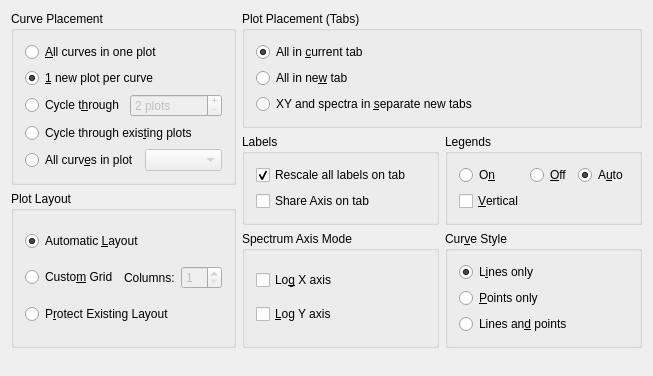
<?xml version="1.0" encoding="UTF-8"?>
<ui version="4.0">
 <class>DataWizardPagePlot</class>
 <widget class="QWizardPage" name="DataWizardPagePlot">
  <property name="geometry">
   <rect>
    <x>0</x>
    <y>0</y>
    <width>653</width>
    <height>376</height>
   </rect>
  </property>
  <layout class="QGridLayout" name="gridLayout_4">
   <item row="0" column="0" rowspan="2">
    <widget class="QGroupBox" name="_plotGroup">
     <property name="title">
      <string>Curve Placement</string>
     </property>
     <layout class="QGridLayout" name="gridLayout">
      <item row="0" column="0">
       <widget class="QRadioButton" name="_onePlot">
        <property name="text">
         <string>&amp;All curves in one plot</string>
        </property>
        <property name="checked">
         <bool>false</bool>
        </property>
       </widget>
      </item>
      <item row="1" column="0">
       <widget class="QRadioButton" name="_multiplePlots">
        <property name="text">
         <string>&amp;1 new plot per curve</string>
        </property>
        <property name="shortcut">
         <string>Alt+1</string>
        </property>
        <property name="checked">
         <bool>true</bool>
        </property>
       </widget>
      </item>
      <item row="2" column="0">
       <layout class="QHBoxLayout">
        <property name="margin">
         <number>0</number>
        </property>
        <item>
         <widget class="QRadioButton" name="_cycleThrough">
          <property name="text">
           <string>Cycle t&amp;hrough</string>
          </property>
         </widget>
        </item>
        <item>
         <widget class="QSpinBox" name="_plotNumber">
          <property name="enabled">
           <bool>false</bool>
          </property>
          <property name="buttonSymbols">
           <enum>QAbstractSpinBox::PlusMinus</enum>
          </property>
          <property name="suffix">
           <string> plots</string>
          </property>
          <property name="minimum">
           <number>2</number>
          </property>
          <property name="maximum">
           <number>64</number>
          </property>
         </widget>
        </item>
       </layout>
      </item>
      <item row="3" column="0">
       <widget class="QRadioButton" name="_cycleExisting">
        <property name="text">
         <string>Cycle through exis&amp;ting plots</string>
        </property>
        <property name="checked">
         <bool>false</bool>
        </property>
       </widget>
      </item>
      <item row="4" column="0">
       <layout class="QHBoxLayout">
        <property name="margin">
         <number>0</number>
        </property>
        <item>
         <widget class="QRadioButton" name="_existingPlot">
          <property name="text">
           <string>All curv&amp;es in plot</string>
          </property>
         </widget>
        </item>
        <item>
         <widget class="Kst::ComboBox" name="_existingPlotName">
          <property name="enabled">
           <bool>false</bool>
          </property>
         </widget>
        </item>
       </layout>
      </item>
     </layout>
    </widget>
   </item>
   <item row="0" column="1" colspan="2">
    <widget class="QGroupBox" name="groupBox">
     <property name="title">
      <string>Plot Placement (Tabs)</string>
     </property>
     <layout class="QVBoxLayout" name="verticalLayout_3">
      <item>
       <widget class="QRadioButton" name="_currentTab">
        <property name="text">
         <string>All in &amp;current tab</string>
        </property>
        <property name="checked">
         <bool>true</bool>
        </property>
       </widget>
      </item>
      <item>
       <widget class="QRadioButton" name="_newTab">
        <property name="text">
         <string>All in ne&amp;w tab</string>
        </property>
       </widget>
      </item>
      <item>
       <widget class="QRadioButton" name="_separateTabs">
        <property name="text">
         <string>XY and spectra in &amp;separate new tabs</string>
        </property>
       </widget>
      </item>
     </layout>
    </widget>
   </item>
   <item row="2" column="0" rowspan="2">
    <widget class="QGroupBox" name="groupBox_2">
     <property name="title">
      <string>Plot Layout</string>
     </property>
     <layout class="QGridLayout">
      <item row="0" column="0" colspan="2">
       <widget class="QRadioButton" name="_autoLayout">
        <property name="text">
         <string>Automatic &amp;Layout</string>
        </property>
        <property name="checked">
         <bool>true</bool>
        </property>
       </widget>
      </item>
      <item row="1" column="0">
       <widget class="QRadioButton" name="_customGrid">
        <property name="text">
         <string>Custo&amp;m Grid</string>
        </property>
       </widget>
      </item>
      <item row="1" column="1">
       <layout class="QHBoxLayout">
        <item>
         <widget class="QLabel" name="label_3">
          <property name="text">
           <string>Columns:</string>
          </property>
         </widget>
        </item>
        <item>
         <widget class="QSpinBox" name="_gridColumns">
          <property name="enabled">
           <bool>false</bool>
          </property>
          <property name="minimum">
           <number>1</number>
          </property>
          <property name="maximum">
           <number>10</number>
          </property>
         </widget>
        </item>
       </layout>
      </item>
      <item row="2" column="0" colspan="2">
       <widget class="QRadioButton" name="_protectLayout">
        <property name="text">
         <string>P&amp;rotect Existing Layout</string>
        </property>
       </widget>
      </item>
     </layout>
    </widget>
   </item>
   <item row="1" column="1" rowspan="2">
    <widget class="QGroupBox" name="groupBox_3">
     <property name="title">
      <string>Labels</string>
     </property>
     <layout class="QGridLayout" name="gridLayout_2">
      <item row="0" column="0">
       <widget class="QCheckBox" name="_rescaleFonts">
        <property name="text">
         <string>Rescale all labels on tab</string>
        </property>
        <property name="checked">
         <bool>true</bool>
        </property>
       </widget>
      </item>
      <item row="1" column="0">
       <widget class="QCheckBox" name="_shareAxis">
        <property name="text">
         <string>Share Axis on tab</string>
        </property>
       </widget>
      </item>
     </layout>
    </widget>
   </item>
   <item row="3" column="2">
    <widget class="QGroupBox" name="buttonGroup1">
     <property name="title">
      <string>Cur&amp;ve Style</string>
     </property>
     <layout class="QVBoxLayout">
      <item>
       <widget class="QRadioButton" name="_drawLines">
        <property name="text">
         <string>L&amp;ines only</string>
        </property>
        <property name="checked">
         <bool>true</bool>
        </property>
       </widget>
      </item>
      <item>
       <widget class="QRadioButton" name="_drawPoints">
        <property name="text">
         <string>&amp;Points only</string>
        </property>
       </widget>
      </item>
      <item>
       <widget class="QRadioButton" name="_drawBoth">
        <property name="text">
         <string>Lines an&amp;d points</string>
        </property>
       </widget>
      </item>
     </layout>
    </widget>
   </item>
   <item row="3" column="1">
    <widget class="QGroupBox" name="_psdAxisGroup">
     <property name="title">
      <string>Spectrum Axis Mode</string>
     </property>
     <layout class="QVBoxLayout">
      <item>
       <widget class="QCheckBox" name="_psdLogX">
        <property name="text">
         <string>Lo&amp;g X axis</string>
        </property>
       </widget>
      </item>
      <item>
       <widget class="QCheckBox" name="_psdLogY">
        <property name="text">
         <string>&amp;Log Y axis</string>
        </property>
       </widget>
      </item>
     </layout>
    </widget>
   </item>
   <item row="4" column="1">
    <spacer name="verticalSpacer">
     <property name="orientation">
      <enum>Qt::Vertical</enum>
     </property>
     <property name="sizeHint" stdset="0">
      <size>
       <width>20</width>
       <height>40</height>
      </size>
     </property>
    </spacer>
   </item>
   <item row="1" column="2" rowspan="2">
    <widget class="QGroupBox" name="buttonGroup7">
     <property name="title">
      <string>Legends</string>
     </property>
     <layout class="QGridLayout" name="gridLayout_3">
      <item row="0" column="0">
       <widget class="QRadioButton" name="_legendsOn">
        <property name="text">
         <string>O&amp;n</string>
        </property>
       </widget>
      </item>
      <item row="0" column="1">
       <widget class="QRadioButton" name="_legendsOff">
        <property name="text">
         <string>&amp;Off</string>
        </property>
       </widget>
      </item>
      <item row="0" column="2">
       <widget class="QRadioButton" name="_legendsAuto">
        <property name="text">
         <string>A&amp;uto</string>
        </property>
        <property name="checked">
         <bool>true</bool>
        </property>
       </widget>
      </item>
      <item row="1" column="0">
       <widget class="QCheckBox" name="_legendsVertical">
        <property name="text">
         <string>&amp;Vertical</string>
        </property>
       </widget>
      </item>
     </layout>
    </widget>
   </item>
  </layout>
 </widget>
 <layoutdefault spacing="6" margin="11"/>
 <customwidgets>
  <customwidget>
   <class>Kst::ComboBox</class>
   <extends>QComboBox</extends>
   <header>combobox.h</header>
  </customwidget>
 </customwidgets>
 <resources/>
 <connections>
  <connection>
   <sender>_cycleThrough</sender>
   <signal>toggled(bool)</signal>
   <receiver>_plotNumber</receiver>
   <slot>setEnabled(bool)</slot>
   <hints>
    <hint type="sourcelabel">
     <x>128</x>
     <y>110</y>
    </hint>
    <hint type="destinationlabel">
     <x>225</x>
     <y>112</y>
    </hint>
   </hints>
  </connection>
  <connection>
   <sender>_customGrid</sender>
   <signal>toggled(bool)</signal>
   <receiver>_gridColumns</receiver>
   <slot>setEnabled(bool)</slot>
   <hints>
    <hint type="sourcelabel">
     <x>632</x>
     <y>112</y>
    </hint>
    <hint type="destinationlabel">
     <x>760</x>
     <y>114</y>
    </hint>
   </hints>
  </connection>
  <connection>
   <sender>_existingPlot</sender>
   <signal>toggled(bool)</signal>
   <receiver>_existingPlotName</receiver>
   <slot>setEnabled(bool)</slot>
   <hints>
    <hint type="sourcelabel">
     <x>143</x>
     <y>172</y>
    </hint>
    <hint type="destinationlabel">
     <x>225</x>
     <y>174</y>
    </hint>
   </hints>
  </connection>
  <connection>
   <sender>_currentTab</sender>
   <signal>toggled(bool)</signal>
   <receiver>_cycleExisting</receiver>
   <slot>setEnabled(bool)</slot>
   <hints>
    <hint type="sourcelabel">
     <x>251</x>
     <y>54</y>
    </hint>
    <hint type="destinationlabel">
     <x>101</x>
     <y>133</y>
    </hint>
   </hints>
  </connection>
  <connection>
   <sender>_currentTab</sender>
   <signal>toggled(bool)</signal>
   <receiver>_existingPlotName</receiver>
   <slot>setEnabled(bool)</slot>
   <hints>
    <hint type="sourcelabel">
     <x>357</x>
     <y>62</y>
    </hint>
    <hint type="destinationlabel">
     <x>189</x>
     <y>152</y>
    </hint>
   </hints>
  </connection>
  <connection>
   <sender>_currentTab</sender>
   <signal>toggled(bool)</signal>
   <receiver>_existingPlot</receiver>
   <slot>setEnabled(bool)</slot>
   <hints>
    <hint type="sourcelabel">
     <x>389</x>
     <y>62</y>
    </hint>
    <hint type="destinationlabel">
     <x>55</x>
     <y>166</y>
    </hint>
   </hints>
  </connection>
 </connections>
</ui>
